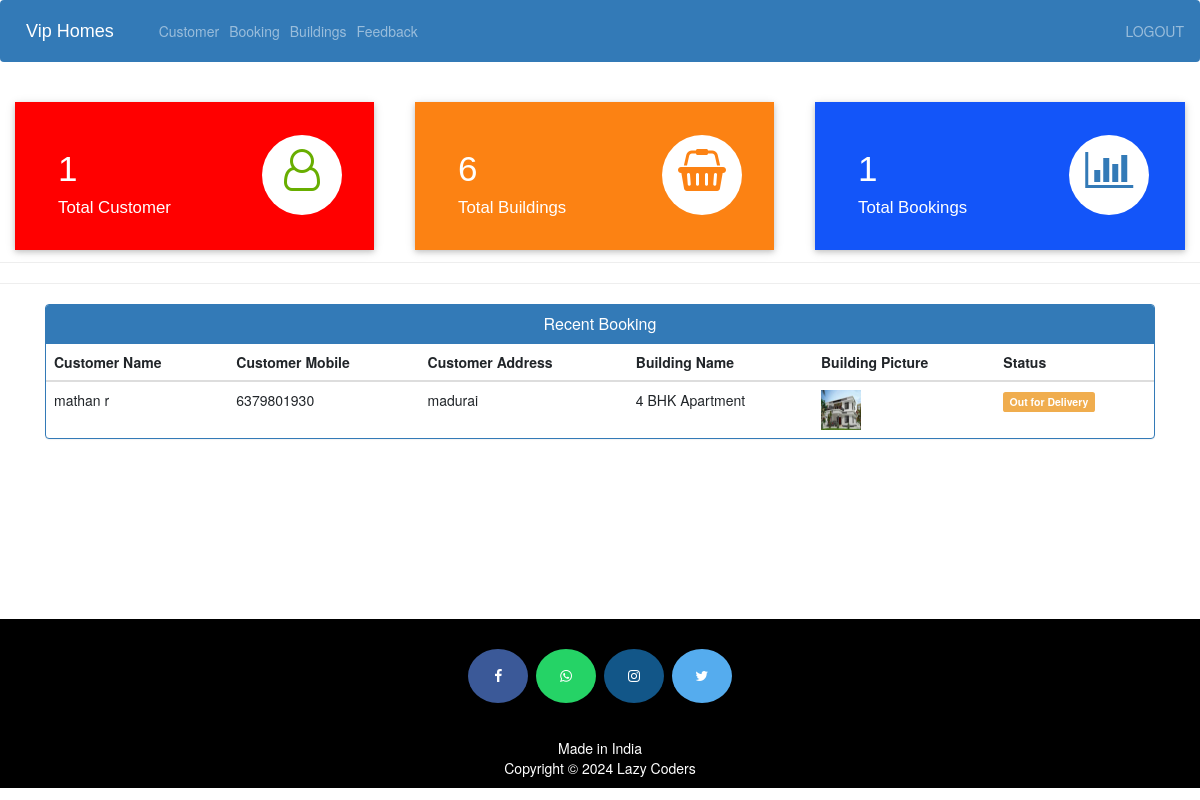
/admin-dashboard (signed in), run on the app's committed database.
### ecom/models.py (models this page shows, shortened)
class Customer(models.Model):
    user=models.OneToOneField(User,on_delete=models.CASCADE)
    profile_pic= models.ImageField(upload_to='profile_pic/CustomerProfilePic/',null=True,blank=True)
    address = models.CharField(max_length=40)
    mobile = models.CharField(max_length=20,null=False)
    @property
    def get_name(self):
        return self.user.first_name+" "+self.user.last_name

class Orders(models.Model):
    STATUS =(
        ('Pending','Pending'),
        ('Order Confirmed','Order Confirmed'),
        ('Out for Delivery','Out for Delivery'),
        ('Delivered','Delivered'),
    )
    customer=models.ForeignKey('Customer', on_delete=models.CASCADE,null=True)
    product=models.ForeignKey('Product',on_delete=models.CASCADE,null=True)
    email = models.CharField(max_length=50,null=True)
    address = models.CharField(max_length=500,null=True)
    mobile = models.CharField(max_length=20,null=True)
    order_date= models.DateField(auto_now_add=True,null=True)
    status=models.CharField(max_length=50,null=True,choices=STATUS)

class Product(models.Model):
    name=models.CharField(max_length=40)
    product_image= models.ImageField(upload_to='product_image/',null=True,blank=True)
    price = models.PositiveIntegerField()
    description=models.CharField(max_length=40)

### ecom/views.py (the view)
# urls.py: path('admin-dashboard', views.admin_dashboard_view,name='admin-dashboard'),
@login_required(login_url='adminlogin')
def admin_dashboard_view(request):
    customercount=models.Customer.objects.all().count()
    productcount=models.Product.objects.all().count()
    ordercount=models.Orders.objects.all().count()
    orders=models.Orders.objects.all()
    ordered_products=[]
    ordered_bys=[]
    for order in orders:
        ordered_product=models.Product.objects.all().filter(id=order.product.id)
        ordered_by=models.Customer.objects.all().filter(id = order.customer.id)
        ordered_products.append(ordered_product)
        ordered_bys.append(ordered_by)
    mydict={
    'customercount':customercount,
    'productcount':productcount,
    'ordercount':ordercount,
    'data':zip(ordered_products,ordered_bys,orders),
    }
    return render(request,'ecom/admin_dashboard.html',context=mydict)

### templates/ecom/admin_dashboard.html
{% extends 'ecom/admin_base.html' %}
{% load static %}
{% block content %}
<br>
{%include 'ecom/admin_dashboard_cards.html'%}
<br><br><br><br><br>
<hr><hr>
<div class="container" >
    <div class="panel panel-primary" >
      <div class="panel-heading" style="text-align:center;">
        <h6 class="panel-title">Recent Booking</h6>
      </div>
      <table class="table table-hover" id="dev-table">
        <thead>
          <tr>
            <th>Customer Name</th>
            <th>Customer Mobile</th>
            <th>Customer Address</th>
            <th>Building Name</th>
            <th>Building Picture</th>
            <th>Status</th>
          </tr>
        </thead>
        {% for product,customer,order in data %}
        <tr>
          {% for c in customer %}
          <td> {{c.get_name}}</td>
          <td>{{c.mobile}}</td>
          <td>{{order.address}}</td>
          {% endfor %}
          {% for p in product %}
          <td> {{p.name}}</td>
          <td> <img src="{% static p.product_image.url %}" alt="Profile Pic" height="40px" width="40px" /></td>
          {% if order.status == 'Pending'%}
          <td> <span class="label label-info">{{order.status}}</span></td>
          {% elif order.status == 'Delivered' %}
          <td> <span class="label label-success">{{order.status}}</span></td>
          {% elif order.status == 'Out for Delivery' %}
          <td> <span class="label label-warning">{{order.status}}</span></td>
          {%else%}
            <td> <span class="label label-primary">{{order.status}}</span></td>
          {%endif%}
          {% endfor %}
        </tr>
        {% endfor %}
      </table>
  </div>
</div>
{% endblock content %}

### data on the page
Orders: address "madurai", status "Out for Delivery"
Customer: get_name "mathan r", mobile "6379801930"
Product: name "4 BHK Apartment", product_image (picture)

### other printed values
{{ customercount }} "1"
{{ productcount }} "6"
{{ ordercount }} "1"
